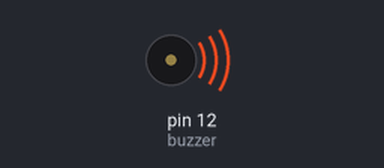
This sketch was run on a simulated Arduino Uno, built with avr-gcc and run on an emulated ATmega328P. Parts: buzzer (waves = sounding).

Above: at 0.1 s.
At 7.9 s:
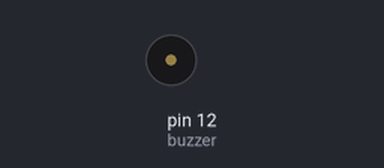
Timing chart, 0 to 9.4 s (numbered marks = the images above):
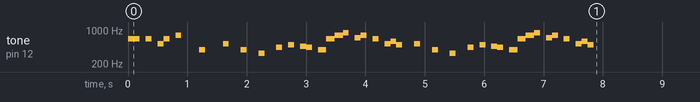

The sketch:

Reproductor_de_canciones_V2.ino
```cpp
#include <pitches.h>

const int buzzer = 12;


#define NOTA_B0  31
#define NOTA_C1  33
#define NOTA_CS1 35
#define NOTA_D1  37
#define NOTA_DS1 39
#define NOTA_E1  41
#define NOTA_F1  44
#define NOTA_FS1 46
#define NOTA_G1  49
#define NOTA_GS1 52
#define NOTA_A1  55
#define NOTA_AS1 58
#define NOTA_B1  62
#define NOTA_C2  65
#define NOTA_CS2 69
#define NOTA_D2  73
#define NOTA_DS2 78
#define NOTA_E2  82
#define NOTA_F2  87
#define NOTA_FS2 93
#define NOTA_G2  98
#define NOTA_GS2 104
#define NOTA_A2  110
#define NOTA_AS2 117
#define NOTA_B2  123
#define NOTA_C3  131
#define NOTA_CS3 139
#define NOTA_D3  147
#define NOTA_DS3 156
#define NOTA_E3  165
#define NOTA_F3  175
#define NOTA_FS3 185
#define NOTA_G3  196
#define NOTA_GS3 208
#define NOTA_A3  220
#define NOTA_AS3 233
#define NOTA_B3  247
#define NOTA_C4  262
#define NOTA_CS4 277
#define NOTA_D4  294
#define NOTA_DS4 311
#define NOTA_E4  330
#define NOTA_F4  349
#define NOTA_FS4 370
#define NOTA_G4  392
#define NOTA_GS4 415
#define NOTA_A4  440
#define NOTA_AS4 466
#define NOTA_B4  494
#define NOTA_C5  523
#define NOTA_CS5 554
#define NOTA_D5  587
#define NOTA_DS5 622
#define NOTA_E5  659
#define NOTA_F5  698
#define NOTA_FS5 740
#define NOTA_G5  784
#define NOTA_GS5 831
#define NOTA_A5  880
#define NOTA_AS5 932
#define NOTA_B5  988
#define NOTA_C6  1047
#define NOTA_CS6 1109
#define NOTA_D6  1175
#define NOTA_DS6 1245
#define NOTA_E6  1319
#define NOTA_F6  1397
#define NOTA_FS6 1480
#define NOTA_G6  1568
#define NOTA_GS6 1661
#define NOTA_A6  1760
#define NOTA_AS6 1865
#define NOTA_B6  1976
#define NOTA_C7  2093
#define NOTA_CS7 2217
#define NOTA_D7  2349
#define NOTA_DS7 2489
#define NOTA_E7  2637
#define NOTA_F7  2794
#define NOTA_FS7 2960
#define NOTA_G7  3136
#define NOTA_GS7 3322
#define NOTA_A7  3520
#define NOTA_AS7 3729
#define NOTA_B7  3951
#define NOTA_C8  4186
#define NOTA_CS8 4435
#define NOTA_D8  4699
#define NOTA_DS8 4978
/*Piratas del caribe*/
/*const float velocidadcancion = 1;
int notas[] = {
    NOTA_E4, NOTA_G4, NOTA_A4, NOTA_A4, 0,
    NOTA_A4, NOTA_B4, NOTA_C5, NOTA_C5, 0,
    NOTA_C5, NOTA_D5, NOTA_B4, NOTA_B4, 0,
    NOTA_A4, NOTA_G4, NOTA_A4, 0,

    NOTA_E4, NOTA_G4, NOTA_A4, NOTA_A4, 0,
    NOTA_A4, NOTA_B4, NOTA_C5, NOTA_C5, 0,
    NOTA_C5, NOTA_D5, NOTA_B4, NOTA_B4, 0,
    NOTA_A4, NOTA_G4, NOTA_A4, 0,

    NOTA_E4, NOTA_G4, NOTA_A4, NOTA_A4, 0,
    NOTA_A4, NOTA_C5, NOTA_D5, NOTA_D5, 0,
    NOTA_D5, NOTA_E5, NOTA_F5, NOTA_F5, 0,
    NOTA_E5, NOTA_D5, NOTA_E5, NOTA_A4, 0,

    NOTA_A4, NOTA_B4, NOTA_C5, NOTA_C5, 0,
    NOTA_D5, NOTA_E5, NOTA_A4, 0,
    NOTA_A4, NOTA_C5, NOTA_B4, NOTA_B4, 0,
    NOTA_C5, NOTA_A4, NOTA_B4, 0,

    NOTA_A4, NOTA_A4,

    NOTA_A4, NOTA_B4, NOTA_C5, NOTA_C5, 0,
    NOTA_C5, NOTA_D5, NOTA_B4, NOTA_B4, 0,
    NOTA_A4, NOTA_G4, NOTA_A4, 0,

    NOTA_E4, NOTA_G4, NOTA_A4, NOTA_A4, 0,
    NOTA_A4, NOTA_B4, NOTA_C5, NOTA_C5, 0,
    NOTA_C5, NOTA_D5, NOTA_B4, NOTA_B4, 0,
    NOTA_A4, NOTA_G4, NOTA_A4, 0,

    NOTA_E4, NOTA_G4, NOTA_A4, NOTA_A4, 0,
    NOTA_A4, NOTA_C5, NOTA_D5, NOTA_D5, 0,
    NOTA_D5, NOTA_E5, NOTA_F5, NOTA_F5, 0,
    NOTA_E5, NOTA_D5, NOTA_E5, NOTA_A4, 0,

    NOTA_A4, NOTA_B4, NOTA_C5, NOTA_C5, 0,
    NOTA_D5, NOTA_E5, NOTA_A4, 0,
    NOTA_A4, NOTA_C5, NOTA_B4, NOTA_B4, 0,
    NOTA_C5, NOTA_A4, NOTA_B4, 0,


    NOTA_E5, 0, 0, NOTA_F5, 0, 0,
    NOTA_E5, NOTA_E5, 0, NOTA_G5, 0, NOTA_E5, NOTA_D5, 0, 0,
    NOTA_D5, 0, 0, NOTA_C5, 0, 0,
    NOTA_B4, NOTA_C5, 0, NOTA_B4, 0, NOTA_A4,

    NOTA_E5, 0, 0, NOTA_F5, 0, 0,
    NOTA_E5, NOTA_E5, 0, NOTA_G5, 0, NOTA_E5, NOTA_D5, 0, 0,
    NOTA_D5, 0, 0, NOTA_C5, 0, 0,
    NOTA_B4, NOTA_C5, 0, NOTA_B4, 0, NOTA_A4};
int duracion[] = {
    125, 125, 250, 125, 125,
    125, 125, 250, 125, 125,
    125, 125, 250, 125, 125,
    125, 125, 375, 125,

    125, 125, 250, 125, 125,
    125, 125, 250, 125, 125,
    125, 125, 250, 125, 125,
    125, 125, 375, 125,

    125, 125, 250, 125, 125,
    125, 125, 250, 125, 125,
    125, 125, 250, 125, 125,
    125, 125, 125, 250, 125,

    125, 125, 250, 125, 125,
    250, 125, 250, 125,
    125, 125, 250, 125, 125,
    125, 125, 375, 375,

    250, 125,

    125, 125, 250, 125, 125,
    125, 125, 250, 125, 125,
    125, 125, 375, 125,

    125, 125, 250, 125, 125,
    125, 125, 250, 125, 125,
    125, 125, 250, 125, 125,
    125, 125, 375, 125,

    125, 125, 250, 125, 125,
    125, 125, 250, 125, 125,
    125, 125, 250, 125, 125,
    125, 125, 125, 250, 125,

    125, 125, 250, 125, 125,
    250, 125, 250, 125,
    125, 125, 250, 125, 125,
    125, 125, 375, 375,


    250, 125, 375, 250, 125, 375,
    125, 125, 125, 125, 125, 125, 125, 125, 375,
    250, 125, 375, 250, 125, 375,
    125, 125, 125, 125, 125, 500,

    250, 125, 375, 250, 125, 375,
    125, 125, 125, 125, 125, 125, 125, 125, 375,
    250, 125, 375, 250, 125, 375,
    125, 125, 125, 125, 125, 500};
*/
/*Himno de España*/
/*const float velocidadcancion = 1.25;
int notas[] ={
  NOTA_G4,NOTA_D4,NOTA_B4,NOTA_G4,NOTA_D5,
  NOTA_C5,NOTA_B4,NOTA_A4,NOTA_G4,NOTA_G4,NOTA_F4,NOTA_E4,NOTA_D4,
  NOTA_G4,NOTA_A4,NOTA_B4,0,NOTA_D5,
  NOTA_C5,NOTA_B4,NOTA_A4,NOTA_G4,NOTA_D5,
  NOTA_G4,NOTA_D4,NOTA_B4,NOTA_G4,NOTA_D5,
  NOTA_C5,NOTA_B4,NOTA_A4,NOTA_G4,NOTA_G4,NOTA_F4,NOTA_E4,NOTA_D4,
  NOTA_G4,NOTA_A4,NOTA_B4,0,NOTA_D5,

  NOTA_C5,NOTA_B4,NOTA_A4,NOTA_G4,NOTA_D5,
  NOTA_D5,NOTA_B4,NOTA_D5,NOTA_C5,NOTA_A4,NOTA_C5,
  NOTA_B4,NOTA_G4,NOTA_B4,NOTA_A4,NOTA_D4,NOTA_E4,NOTA_F4,
  NOTA_G4,NOTA_A4,NOTA_B4,NOTA_C5,NOTA_D5,NOTA_C5,
  NOTA_B4,NOTA_A4,NOTA_G4,
  NOTA_D5,NOTA_B4,NOTA_D5,NOTA_C5,NOTA_A4,NOTA_C5,
  NOTA_B4,NOTA_G4,NOTA_B4,NOTA_A4,NOTA_D4,NOTA_E4,NOTA_F4,
  NOTA_G4,NOTA_A4,NOTA_B4,NOTA_C5,NOTA_D5,NOTA_C5,
  NOTA_B4,NOTA_A4,NOTA_G4
};
int duracion[]={
  500,500,500,250,250,
  250,250,250,250,250,250,250,250,
  500,500,500,250,250,
  250,250,250,250,1000,
  500,500,500,250,250,
  250,250,250,250,250,250,250,250,
  500,500,500,250,250,
  250,250,250,250,1000,
  500,250,250,500,250,250,
  500,250,250,250,250,250,250,
  500,500,250,250,250,250,
  500,500,1000,
  500,250,250,500,250,250,
  500,250,250,250,250,250,250,
  500,500,250,250,250,250,
  500,500,1000
};*/

/*Cancion de Super Mario*/
const float velocidadcancion = 1.25;
int notas[] ={
  NOTA_E5, NOTA_E5, 0, NOTA_E5,
  0, NOTA_C5, NOTA_E5, 0,
  NOTA_G5, 0, 0,  0,
  NOTA_G4, 0, 0, 0,
  NOTA_C5, 0, 0, NOTA_G4,
  0, 0, NOTA_E4, 0,
  0, NOTA_A4, 0, NOTA_B4,
  0, NOTA_AS4, NOTA_A4, 0,
  NOTE_G4, NOTE_E5, NOTA_G5,
  NOTE_A5, 0, NOTE_F5, NOTA_G5,
  0, NOTE_E5, 0, NOTA_C5,
  NOTE_D5, NOTA_B4, 0, 0,
  NOTA_C5, 0, 0, NOTA_G4,
  0, 0, NOTA_E4, 0,
  0, NOTA_A4, 0, NOTA_B4,
  0, NOTA_AS4, NOTA_A4, 0,
  NOTA_G4, NOTA_E5, NOTA_G5,
  NOTA_A5, 0, NOTA_F5, NOTA_G5,
  0, NOTA_E5, 0, NOTA_C5,
  NOTA_D5, NOTA_B4, 0, 0

};
int duracion[]={
  125, 125, 125, 125,
  125, 125, 125, 125,
  125, 125, 125, 125,
  125, 125, 125, 125,

  125, 125, 125, 125,
  125, 125, 125, 125,
  125, 125, 125, 125,
  125, 125, 125, 125,

  175, 175, 175,
  125, 125, 125, 125,
  125, 125, 125, 125,
  125, 125, 125, 125,

  125, 125, 125, 125,
  125, 125, 125, 125,
  125, 125, 125, 125,
  125, 125, 125, 125,

  175, 175, 175,
  125, 125, 125, 125,
  125, 125, 125, 125,
  125, 125, 125, 125,

};

void setup()
{
  const int totalNotas = sizeof(notas) / sizeof(int);

  for (int i = 0; i < totalNotas; i++)
  {
    const int currentNota = notas[i];
    float wait = duracion[i] / velocidadcancion;

    if (currentNota != 0)
    {
      tone(buzzer, notas[i], wait);
    }
    else
    {
      noTone(buzzer);
    }

    delay(wait);
  }
}

void loop()
{

}
```

pitches_h.ino
```cpp
#define NOTE_B0  31
#define NOTE_C1  33
#define NOTE_CS1 35
#define NOTE_D1  37
#define NOTE_DS1 39
#define NOTE_E1  41
#define NOTE_F1  44
#define NOTE_FS1 46
#define NOTE_G1  49
#define NOTE_GS1 52
#define NOTE_A1  55
#define NOTE_AS1 58
#define NOTE_B1  62
#define NOTE_C2  65
#define NOTE_CS2 69
#define NOTE_D2  73
#define NOTE_DS2 78
#define NOTE_E2  82
#define NOTE_F2  87
#define NOTE_FS2 93
#define NOTE_G2  98
#define NOTE_GS2 104
#define NOTE_A2  110
#define NOTE_AS2 117
#define NOTE_B2  123
#define NOTE_C3  131
#define NOTE_CS3 139
#define NOTE_D3  147
#define NOTE_DS3 156
#define NOTE_E3  165
#define NOTE_F3  175
#define NOTE_FS3 185
#define NOTE_G3  196
#define NOTE_GS3 208
#define NOTE_A3  220
#define NOTE_AS3 233
#define NOTE_B3  247
#define NOTE_C4  262
#define NOTE_CS4 277
#define NOTE_D4  294
#define NOTE_DS4 311
#define NOTE_E4  330
#define NOTE_F4  349
#define NOTE_FS4 370
#define NOTE_G4  392
#define NOTE_GS4 415
#define NOTE_A4  440
#define NOTE_AS4 466
#define NOTE_B4  494
#define NOTE_C5  523
#define NOTE_CS5 554
#define NOTE_D5  587
#define NOTE_DS5 622
#define NOTE_E5  659
#define NOTE_F5  698
#define NOTE_FS5 740
#define NOTE_G5  784
#define NOTE_GS5 831
#define NOTE_A5  880
#define NOTE_AS5 932
#define NOTE_B5  988
#define NOTE_C6  1047
#define NOTE_CS6 1109
#define NOTE_D6  1175
#define NOTE_DS6 1245
#define NOTE_E6  1319
#define NOTE_F6  1397
#define NOTE_FS6 1480
#define NOTE_G6  1568
#define NOTE_GS6 1661
#define NOTE_A6  1760
#define NOTE_AS6 1865
#define NOTE_B6  1976
#define NOTE_C7  2093
#define NOTE_CS7 2217
#define NOTE_D7  2349
#define NOTE_DS7 2489
#define NOTE_E7  2637
#define NOTE_F7  2794
#define NOTE_FS7 2960
#define NOTE_G7  3136
#define NOTE_GS7 3322
#define NOTE_A7  3520
#define NOTE_AS7 3729
#define NOTE_B7  3951
#define NOTE_C8  4186
#define NOTE_CS8 4435
#define NOTE_D8  4699
#define NOTE_DS8 4978
```
